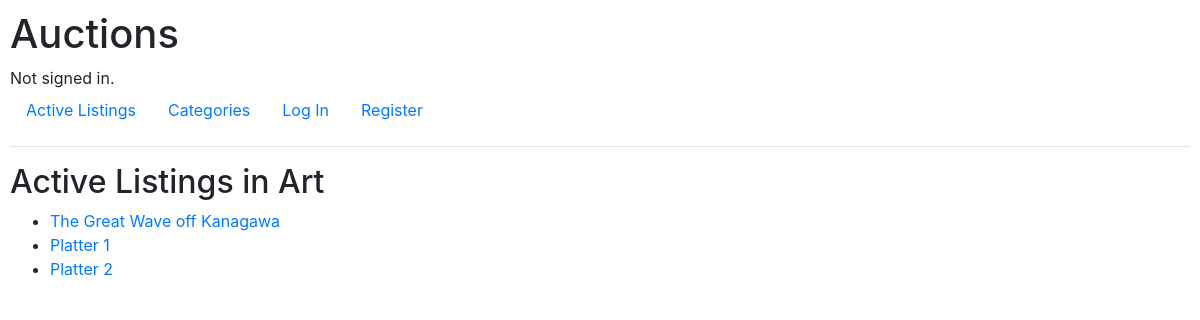
The page /category/Art on the database its author committed.
### auctions/models.py (models this page shows)
class Listing(models.Model):
    title = models.CharField(max_length=100)
    description = models.TextField()
    category = models.CharField(max_length=100, blank=True) # blank=True - field may be empty.)
    image = models.ImageField(upload_to="images/") # blank=True - field may be empty. # Image files are uploaded to the media/images directory through the admin account. However, image files are not uploaded (to this directory) from the user.
    bid = models.DecimalField(max_digits=19, decimal_places=2, validators=[MinValueValidator(Decimal("0.01"))]) #, default=00.00) # "Stores numbers up to one billion with a resolution of 4 decimal places."
    watchlist = models.ManyToManyField(User, blank=True, related_name="watch_list") # blank=True means a Listing can have no users watching it.
    is_open = models.BooleanField(default=True)
    createdBy = models.ForeignKey(User, on_delete=models.CASCADE, related_name="user") # If a user is deleted, all listings posted by that user are deleted as well.
    def __str__(self):
        return f"{self.title} / {self.category}"

### auctions/views.py (the view)
# urls.py: path("category/<str:name>", views.category, name="category")
def category(request, name):
    category = name
    print("Category:", category)
    all_category_items = Listing.objects.filter(category=category)
    print("All Category Items:", all_category_items)
    context = {
        "all_category_items": all_category_items,
        "category": category
    }
    return render(request, "auctions/category.html", context)

### auctions/templates/auctions/category.html
{% extends "auctions/layout.html" %}
{% block body %}
<h2>Active Listings in {{ category }}</h2>
<ul>
    {% for item in all_category_items %}
        <li><a href="{% url 'listing' item.id %}">{{ item.title }}</a></li>
    {% endfor %}
</ul>
{% endblock %}

### auctions/static/auctions/styles.css (style rules this page uses)
body { padding: 10px; }

### rows shown on the page
Listing: title "The Great Wave off Kanagawa"
Listing: title "Platter 1"
Listing: title "Platter 2"

### other values the page prints
{{ category }} "Art"
